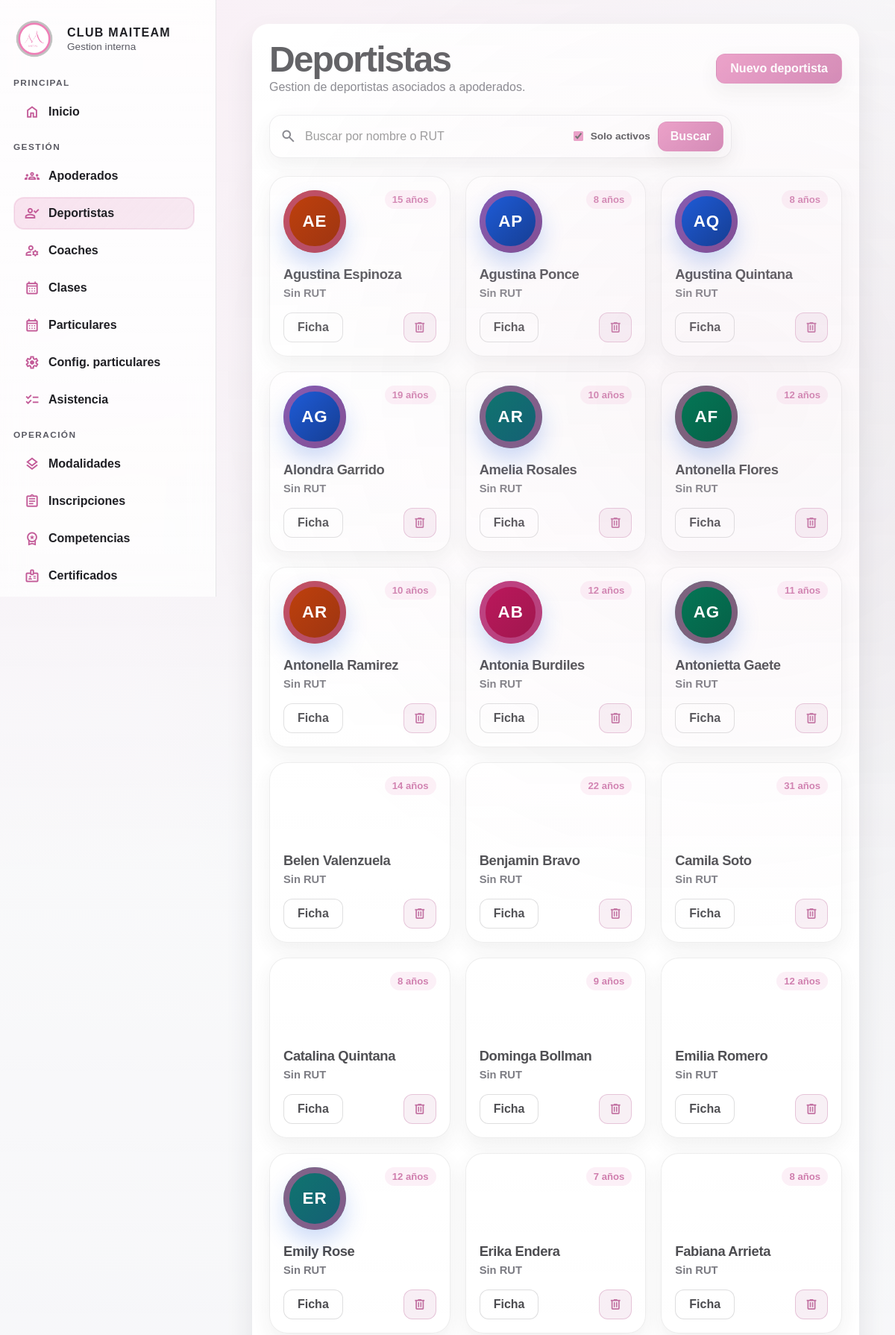
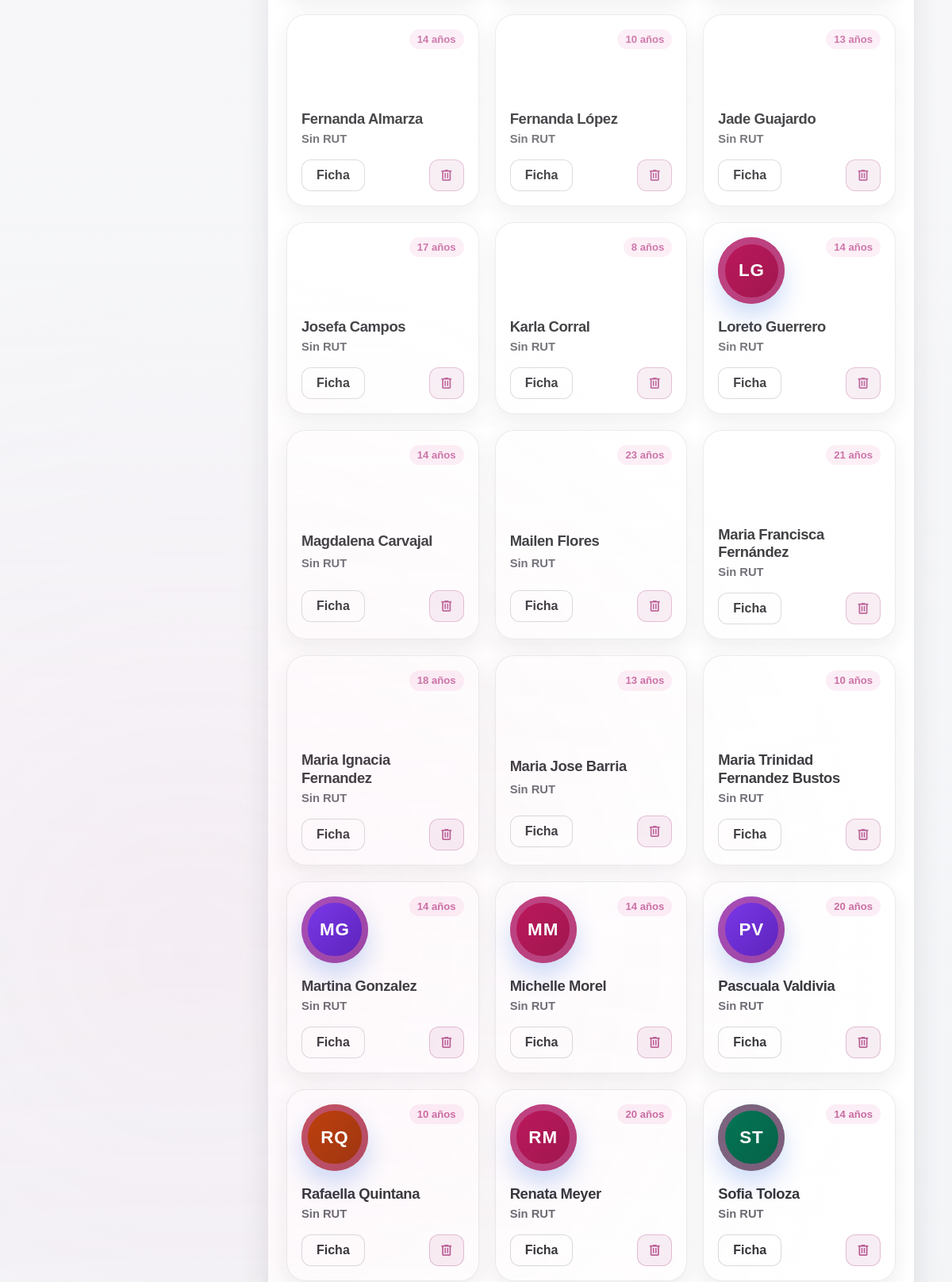
The page /interno/?page=deportistas (upper part) on the database its author committed (2 pictures, top to bottom).
### tables this page shows
CREATE TABLE IF NOT EXISTS deportistas (
    id INT UNSIGNED AUTO_INCREMENT PRIMARY KEY,
    apoderado_id INT UNSIGNED NOT NULL,
    nombre VARCHAR(120) NOT NULL,
    fecha_nacimiento DATE DEFAULT NULL,
    categoria VARCHAR(80) DEFAULT NULL,
    rut VARCHAR(20) DEFAULT NULL,
    avatar_path VARCHAR(255) DEFAULT NULL,
    nivel_id INT UNSIGNED DEFAULT NULL,
    activo TINYINT(1) NOT NULL DEFAULT 1,
    created_at TIMESTAMP NOT NULL DEFAULT CURRENT_TIMESTAMP,
    updated_at TIMESTAMP NULL DEFAULT NULL ON UPDATE CURRENT_TIMESTAMP,
    CONSTRAINT fk_deportistas_apoderados
        FOREIGN KEY (apoderado_id) REFERENCES apoderados(id)
        ON DELETE RESTRICT ON UPDATE CASCADE,
    CONSTRAINT fk_deportistas_niveles
        FOREIGN KEY (nivel_id) REFERENCES niveles_deportivos(id)
        ON DELETE SET NULL ON UPDATE CASCADE,
    UNIQUE KEY uq_deportistas_rut (rut)
);

### interno/src/helpers.php (called while the page is built, shortened)
<?php
function config(string $key, $default = null)
{
    $segments = explode('.', $key);
    $root = array_shift($segments);
    if ($root === 'db') {
        $source = $GLOBALS['db_config'] ?? [];
    } elseif ($root === 'app') {
        $source = $GLOBALS['app_config'] ?? [];
    } else {
        $source = $GLOBALS['app_config'] ?? [];
        array_unshift($segments, $root);
    }
    foreach ($segments as $segment) {
        $source = $source[$segment];
    }
    return $source;
}
function env(string $key, $default = null)
{
    $value = $_ENV[$key] ?? getenv($key);
    return $value;
}
function db(): PDO
{
    static $pdo = null;
    if ($pdo instanceof PDO) {
        return $pdo;
    }
    $host = env('DB_HOST', config('db.host', '127.0.0.1'));
    $dbname = env('DB_NAME', config('db.name', 'maiteam'));
    $user = env('DB_USER', config('db.user', 'root'));
    $pass = env('DB_PASS', config('db.pass', ''));
    $dsn = sprintf('mysql:host=%s;dbname=%s;charset=utf8mb4', $host, $dbname);
    $pdo = new PDO($dsn, $user, $pass, [
        PDO::ATTR_ERRMODE => PDO::ERRMODE_EXCEPTION,
        PDO::ATTR_DEFAULT_FETCH_MODE => PDO::FETCH_ASSOC,
    ]);
    return $pdo;
}
function render(string $view, array $data = []): void
{
    $viewPath = __DIR__ . '/../views/' . $view . '.php';
    $layoutPath = __DIR__ . '/../views/layout.php';
    $data['viewPath'] = $viewPath;
    extract($data, EXTR_SKIP);
    require $layoutPath;
}
function base_url(string $path = ''): string
{
    $base = rtrim((string) config('base_url', '/interno'), '/');
    $path = ltrim($path, '/');
    return $path === '' ? $base : $base . '/' . $path;
}
function e(?string $value): string
{
    return htmlspecialchars((string) $value, ENT_QUOTES, 'UTF-8');
}

### interno/src/deportistas.php (called while the page is built, shortened)
<?php
function deportistas_all(string $search = '', bool $activeOnly = true): array
{
    $search = trim($search);
    $conditions = [];
    $parameters = [];
    if ($activeOnly) {
        $conditions[] = 'd.activo = 1';
    }
    $sql =
        'SELECT d.id, d.nombre, d.rut, d.avatar_path, d.fecha_nacimiento, d.categoria, d.nivel_id, d.activo, '
        . 'CASE '
        . '    WHEN d.fecha_nacimiento IS NULL THEN NULL '
        . '    ELSE YEAR(CURDATE()) - YEAR(d.fecha_nacimiento) '
        . 'END AS edad_competencia, '
        . 'a.nombre AS apoderado_nombre, n.nombre AS nivel_nombre, '
        . 'COALESCE(dm.modalidades_competencia, "") AS modalidades_competencia '
        . 'FROM deportistas d '
        . 'INNER JOIN apoderados a ON a.id = d.apoderado_id '
        . 'LEFT JOIN niveles_deportivos n ON n.id = d.nivel_id '
        . 'LEFT JOIN ('
        . '    SELECT dmc.deportista_id, '
        . '           GROUP_CONCAT(mc.nombre ORDER BY mc.orden ASC, mc.nombre ASC SEPARATOR ", ") AS modalidades_competencia '
        . '    FROM deportista_modalidades_competencia dmc '
        . '    INNER JOIN modalidades_competencia mc ON mc.id = dmc.modalidad_competencia_id '
        . '    GROUP BY dmc.deportista_id'
        . ') dm ON dm.deportista_id = d.id '
        . 'ORDER BY d.nombre';
    if (!empty($conditions)) {
        $sql = str_replace('ORDER BY d.nombre', 'WHERE ' . implode(' AND ', $conditions) . ' ORDER BY d.nombre', $sql);
        $stmt = db()->prepare($sql);
        $stmt->execute($parameters);
    } else {
        $stmt = db()->query($sql);
    }
    return $stmt->fetchAll();
}
function deportista_avatar_public_url(?string $relativePath): ?string
{
    $relativePath = trim((string) $relativePath);
    if ($relativePath === '') {
        return null;
    }
    return base_url('/' . ltrim($relativePath, '/'));
}

### interno/views/deportistas/index.php (the view, shortened to what this page needs)
<?php
$avatarPalettes = [
    ['start' => '#1f5fe0', 'end' => '#153a8a'],
    ['start' => '#0f766e', 'end' => '#155e75'],
    ['start' => '#c2410c', 'end' => '#9a3412'],
    ['start' => '#7c3aed', 'end' => '#5b21b6'],
    ['start' => '#be185d', 'end' => '#9d174d'],
    ['start' => '#047857', 'end' => '#065f46'],
];
$avatarInitials = static function (string $name): string {
    $parts = preg_split('/\s+/u', trim($name), -1, PREG_SPLIT_NO_EMPTY);
    if (empty($parts)) {
        return 'D';
    }
    $firstPart = $parts[0] ?? '';
    $lastPart = $parts[count($parts) - 1] ?? '';
    $getInitial = static function (string $value): string {
        if ($value === '') {
            return '';
        }
        if (function_exists('mb_substr')) {
            return mb_strtoupper(mb_substr($value, 0, 1));
        }
        return strtoupper(substr($value, 0, 1));
    };
    $initials = $getInitial($firstPart) . $getInitial($lastPart);
    return $initials !== '' ? $initials : 'D';
};
?>
<section class="page">
    <div class="page-header">
        <div>
            <h1>Deportistas</h1>
            <p>Gestion de deportistas asociados a apoderados.</p>
        </div>
        <a class="button" href="<?= e(base_url('/?page=deportistas&action=create')) ?>">Nuevo deportista</a>
    </div>
    <form class="deportistas-search" method="get" action="<?= e(base_url('/')) ?>" role="search">
        <span class="material-symbols-outlined deportistas-search-icon" aria-hidden="true">search</span>
        <input
            id="deportistas-search-input"
            type="search"
            name="q"
            value="<?= e($search) ?>"
            placeholder="Buscar por nombre o RUT"
            autocomplete="off"
        >
        <label class="deportistas-active-filter">
            <input type="checkbox" name="active_only" value="1" <?= $active_only ? 'checked' : '' ?>>
            <span>Solo activos</span>
        </label>
        <button class="button" type="submit">Buscar</button>
    </form>
    <?php if (empty($deportistas)): ?>
        <div class="deportistas-empty">
            <?php if ($search !== ''): ?>
                <p>No encontramos deportistas para "<?= e($search) ?>".</p>
            <?php else: ?>
                <p>No hay deportistas registrados todavia.</p>
            <?php endif; ?>
        </div>
    <?php else: ?>
        <div class="deportistas-grid">
            <?php foreach ($deportistas as $deportista): ?>
                <?php
                $displayName = trim((string) ($deportista['nombre'] ?? ''));
                $rut = trim((string) ($deportista['rut'] ?? ''));
                $avatarUrl = deportista_avatar_public_url($deportista['avatar_path'] ?? null);
                $initials = $avatarInitials($displayName);
                $palette = $avatarPalettes[((int) $deportista['id']) % count($avatarPalettes)];
                $avatarStyle = sprintf(
                    '--avatar-start:%s;--avatar-end:%s;',
                    $palette['start'],
                    $palette['end']
                );
                ?>
                <article class="deportista-card">
                    <div class="deportista-card-media">
                        <div class="deportista-avatar" style="<?= e($avatarStyle) ?>">
                            <?php if ($avatarUrl): ?>
                                <img src="<?= e($avatarUrl) ?>" alt="Avatar de <?= e($displayName !== '' ? $displayName : 'deportista') ?>">
                            <?php else: ?>
                                <span><?= e($initials) ?></span>
                            <?php endif; ?>
                        </div>
                        <?php if ($deportista['edad_competencia'] !== null): ?>
                            <span class="chip"><?= e((string) $deportista['edad_competencia']) ?> años</span>
                        <?php else: ?>
                            <span class="chip muted">Sin edad</span>
                        <?php endif; ?>
                    </div>
                    <div class="deportista-card-body">
                        <h2 class="deportista-card-title"><?= e($displayName !== '' ? $displayName : 'Sin nombre') ?></h2>
                        <p class="deportista-card-subtitle"><?= e($rut !== '' ? $rut : 'Sin RUT') ?></p>
                    </div>
                    <div class="deportista-card-actions">
                        <a class="button ghost" href="<?= e(base_url('/?page=deportistas&action=edit&id=' . $deportista['id'])) ?>">Ficha</a>
                        <form method="post" action="<?= e(base_url('/?page=deportistas&action=delete')) ?>" onsubmit="return confirm('Eliminar este deportista?');">
                            <button type="submit" class="button icon danger" aria-label="Eliminar deportista">
                                <span class="material-symbols-outlined" aria-hidden="true">delete</span>
                            </button>
                        </form>
                    </div>
                </article>
            <?php endforeach; ?>
        </div>
    <?php endif; ?>
</section>

### rows shown on the page
deportistas: nombre "AE", edad_competencia "15", nombre "Agustina Espinoza", rut "Sin RUT"
deportistas: nombre "AP", edad_competencia "8", nombre "Agustina Ponce", rut "Sin RUT"
deportistas: nombre "AQ", edad_competencia "8", nombre "Agustina Quintana", rut "Sin RUT"
deportistas: nombre "AG", edad_competencia "19", nombre "Alondra Garrido", rut "Sin RUT"
deportistas: nombre "AR", edad_competencia "10", nombre "Amelia Rosales", rut "Sin RUT"
deportistas: nombre "AF", edad_competencia "12", nombre "Antonella Flores", rut "Sin RUT"
deportistas: nombre "AR", edad_competencia "10", nombre "Antonella Ramirez", rut "Sin RUT"
deportistas: nombre "AB", edad_competencia "12", nombre "Antonia Burdiles", rut "Sin RUT"
deportistas: nombre "AG", edad_competencia "11", nombre "Antonietta Gaete", rut "Sin RUT"
deportistas: edad_competencia "14", nombre "Belen Valenzuela", rut "Sin RUT"
deportistas: edad_competencia "22", nombre "Benjamin Bravo", rut "Sin RUT"
deportistas: edad_competencia "31", nombre "Camila Soto", rut "Sin RUT"
deportistas: edad_competencia "8", nombre "Catalina Quintana", rut "Sin RUT"
deportistas: edad_competencia "9", nombre "Dominga Bollman", rut "Sin RUT"
deportistas: edad_competencia "12", nombre "Emilia Romero", rut "Sin RUT"
deportistas: nombre "ER", edad_competencia "12", nombre "Emily Rose", rut "Sin RUT"
deportistas: edad_competencia "7", nombre "Erika Endera", rut "Sin RUT"
deportistas: edad_competencia "8", nombre "Fabiana Arrieta", rut "Sin RUT"
deportistas: edad_competencia "14", nombre "Fernanda Almarza", rut "Sin RUT"
deportistas: edad_competencia "10", nombre "Fernanda López", rut "Sin RUT"
deportistas: edad_competencia "13", nombre "Jade Guajardo", rut "Sin RUT"
deportistas: edad_competencia "17", nombre "Josefa Campos", rut "Sin RUT"
deportistas: edad_competencia "8", nombre "Karla Corral", rut "Sin RUT"
deportistas: nombre "LG", edad_competencia "14", nombre "Loreto Guerrero", rut "Sin RUT"
deportistas: edad_competencia "14", nombre "Magdalena Carvajal", rut "Sin RUT"
deportistas: edad_competencia "23", nombre "Mailen Flores", rut "Sin RUT"
deportistas: edad_competencia "21", nombre "Maria Francisca Fernández", rut "Sin RUT"
deportistas: edad_competencia "18", nombre "Maria Ignacia Fernandez", rut "Sin RUT"
deportistas: edad_competencia "13", nombre "Maria Jose Barria", rut "Sin RUT"
deportistas: edad_competencia "10", nombre "Maria Trinidad Fernandez Bustos", rut "Sin RUT"
deportistas: nombre "MG", edad_competencia "14", nombre "Martina Gonzalez", rut "Sin RUT"
deportistas: nombre "MM", edad_competencia "14", nombre "Michelle Morel", rut "Sin RUT"
deportistas: nombre "PV", edad_competencia "20", nombre "Pascuala Valdivia", rut "Sin RUT"
deportistas: nombre "RQ", edad_competencia "10", nombre "Rafaella Quintana", rut "Sin RUT"
deportistas: nombre "RM", edad_competencia "20", nombre "Renata Meyer", rut "Sin RUT"
deportistas: nombre "ST", edad_competencia "14", nombre "Sofia Toloza", rut "Sin RUT"

### other values the page prints
$sectionLabel "PRINCIPAL"
$item['label'] "Inicio"
$sectionLabel "GESTIÓN"
$item['label'] "Apoderados"
$item['label'] "Deportistas"
$item['label'] "Coaches"
$item['label'] "Clases"
$item['label'] "Particulares"
$item['label'] "Config. particulares"
$item['label'] "Asistencia"
$sectionLabel "OPERACIÓN"
$item['label'] "Modalidades"
$item['label'] "Inscripciones"
$item['label'] "Competencias"
$item['label'] "Certificados"
